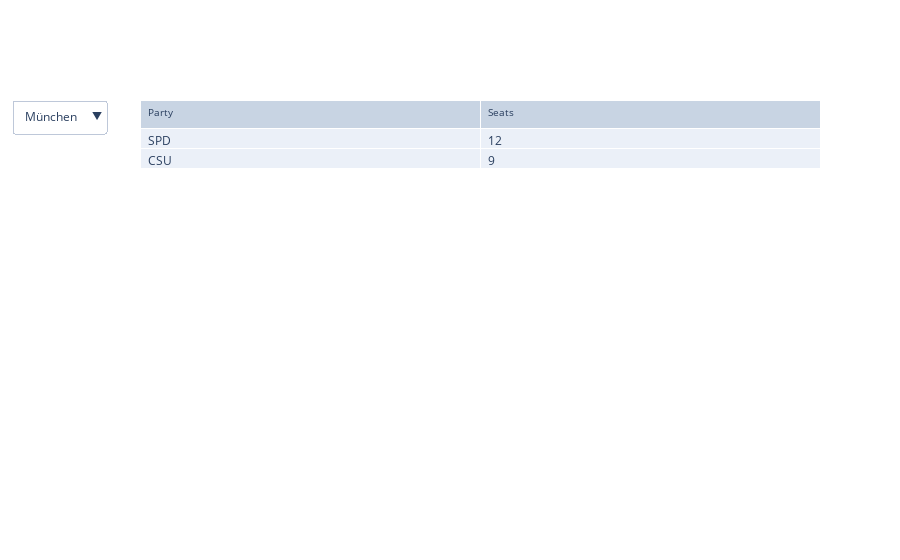

The notebook cell saved with this chart:
### Code cell
import plotly.offline as pyo
import chart_studio.plotly as py
import plotly.graph_objs as go
import chart_studio
import pandas as pd

chart_studio.tools.set_credentials_file(username='marius92', api_key='4naxu3XiGZTGniWO02z1')

data = [['München','SPD', 10], ['München', 'CSU', 15], ['Nürnberg','SPD', 12], ['Nürnberg', 'CSU', 9]] 
df = pd.DataFrame(data = data, columns = ['city', 'party', 'seats'])

list_cities = df.city.unique()
fig = go.Figure()

for j in range(len(list_cities)):
    
    city_now = list_cities[j]
    data_trace = df[df['city'].str.match(city_now)]
  
    fig.add_trace(
        go.Table(
        header=dict(
            values=["Party", "Seats"],
            font=dict(size=10),
            align="left"
        ),
        cells=dict(
            values=[data_trace[k].tolist() for k in df.columns[1:3]],
            align = "left")
    ),
)

    
fig.layout.update(
    updatemenus=[
        go.layout.Updatemenu(
            buttons=list([
                dict(label= "München",
                     method="update",
                     args=[{"visible": [True, False]
                               },
                           {"title" : " Stadrat München",
                            }
                          ]),
                dict(label= "Nürnberg",
                     method="update",
                     args=[{"visible": [False, True]
                               },
                           {"title" : "Stadtrat Nürnberg",
                            }
                          ]),
            ]),
        )
    ])


fig.show()

### Figure 1 — Plotly figure (JSON) as saved in the notebook; plotly's stock layout.template omitted (floating-point values rounded to 4 significant figures)
{"data": [{"cells": {"align": "left", "values": [["SPD", "CSU"], [10, 15]]}, "header": {"align": "left", "font": {"size": 10}, "values": ["Party", "Seats"]}, "type": "table"}, {"cells": {"align": "left", "values": [["SPD", "CSU"], [12, 9]]}, "header": {"align": "left", "font": {"size": 10}, "values": ["Party", "Seats"]}, "type": "table"}], "layout": {"updatemenus": [{"buttons": [{"args": [{"visible": [true, false]}, {"title": " Stadrat München"}], "label": "München", "method": "update"}, {"args": [{"visible": [false, true]}, {"title": "Stadtrat Nürnberg"}], "label": "Nürnberg", "method": "update"}]}]}}
